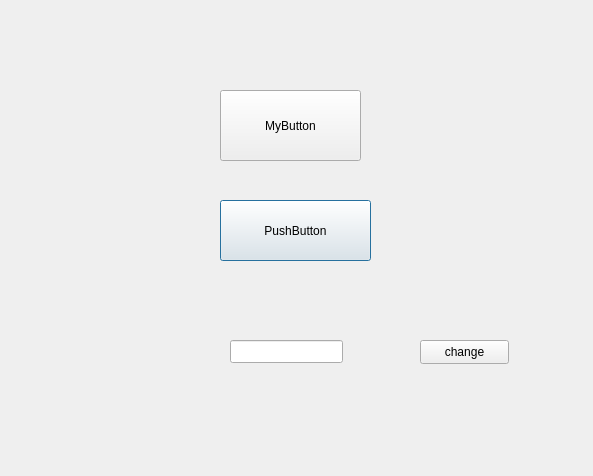
<?xml version="1.0" encoding="UTF-8"?>
<ui version="4.0">
 <class>Dialog</class>
 <widget class="QDialog" name="Dialog">
  <property name="geometry">
   <rect>
    <x>0</x>
    <y>0</y>
    <width>593</width>
    <height>476</height>
   </rect>
  </property>
  <property name="windowTitle">
   <string>Dialog</string>
  </property>
  <widget class="QPushButton" name="pushButton">
   <property name="geometry">
    <rect>
     <x>220</x>
     <y>200</y>
     <width>151</width>
     <height>61</height>
    </rect>
   </property>
   <property name="text">
    <string>PushButton</string>
   </property>
  </widget>
  <widget class="QPushButton" name="myButton">
   <property name="geometry">
    <rect>
     <x>220</x>
     <y>90</y>
     <width>141</width>
     <height>71</height>
    </rect>
   </property>
   <property name="text">
    <string>MyButton</string>
   </property>
  </widget>
  <widget class="QPushButton" name="changeButton">
   <property name="geometry">
    <rect>
     <x>420</x>
     <y>340</y>
     <width>89</width>
     <height>24</height>
    </rect>
   </property>
   <property name="text">
    <string>change</string>
   </property>
  </widget>
  <widget class="QLabel" name="label">
   <property name="geometry">
    <rect>
     <x>81</x>
     <y>340</y>
     <width>101</width>
     <height>21</height>
    </rect>
   </property>
   <property name="text">
    <string/>
   </property>
  </widget>
  <widget class="QLineEdit" name="lineEdit">
   <property name="geometry">
    <rect>
     <x>230</x>
     <y>340</y>
     <width>113</width>
     <height>23</height>
    </rect>
   </property>
  </widget>
  <widget class="QLabel" name="timeLabel">
   <property name="geometry">
    <rect>
     <x>430</x>
     <y>130</y>
     <width>131</width>
     <height>71</height>
    </rect>
   </property>
   <property name="font">
    <font>
     <family>Adobe Myungjo Std M</family>
     <pointsize>24</pointsize>
    </font>
   </property>
   <property name="text">
    <string/>
   </property>
  </widget>
 </widget>
 <layoutdefault spacing="6" margin="11"/>
 <resources/>
 <connections/>
</ui>
